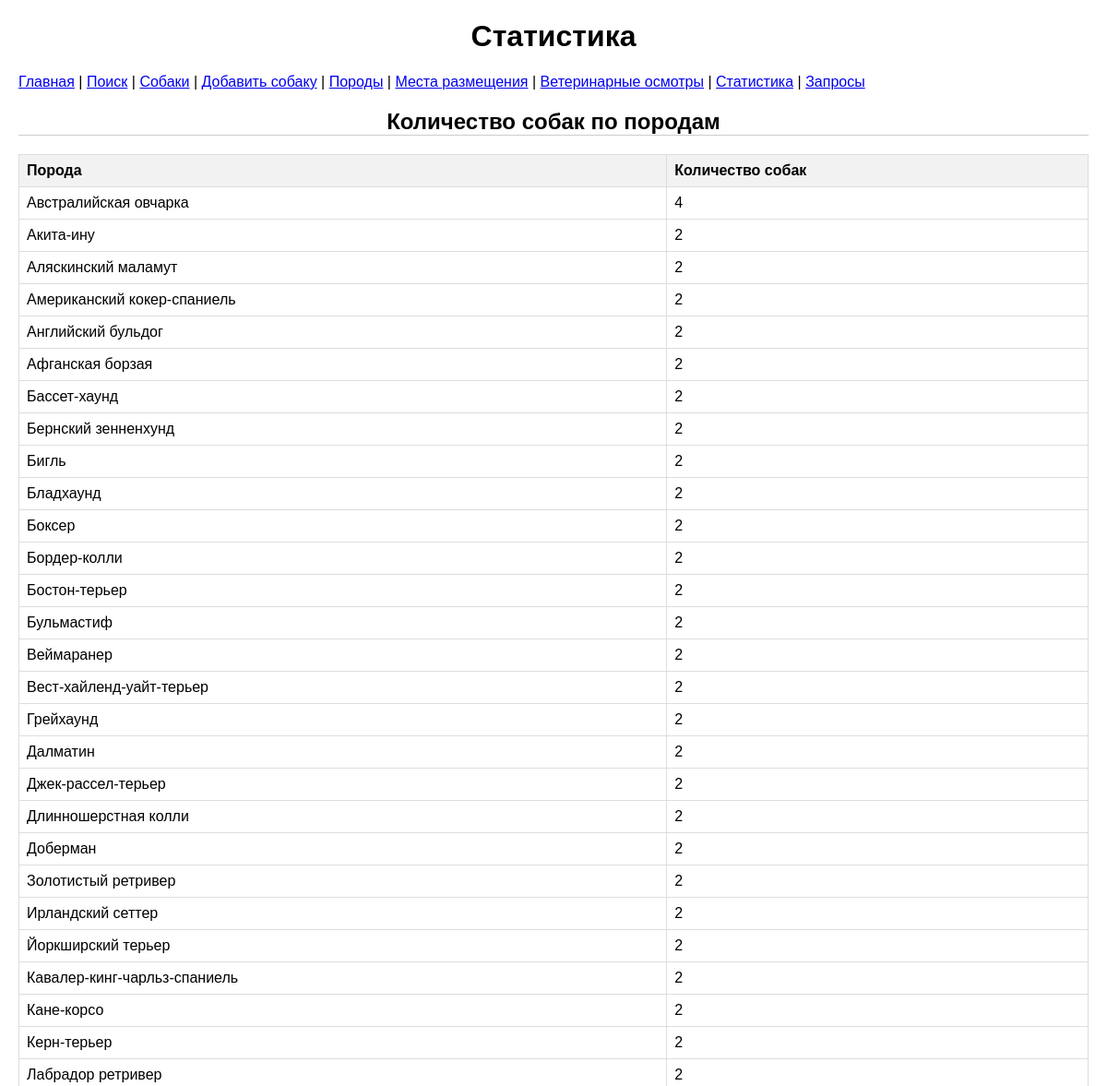
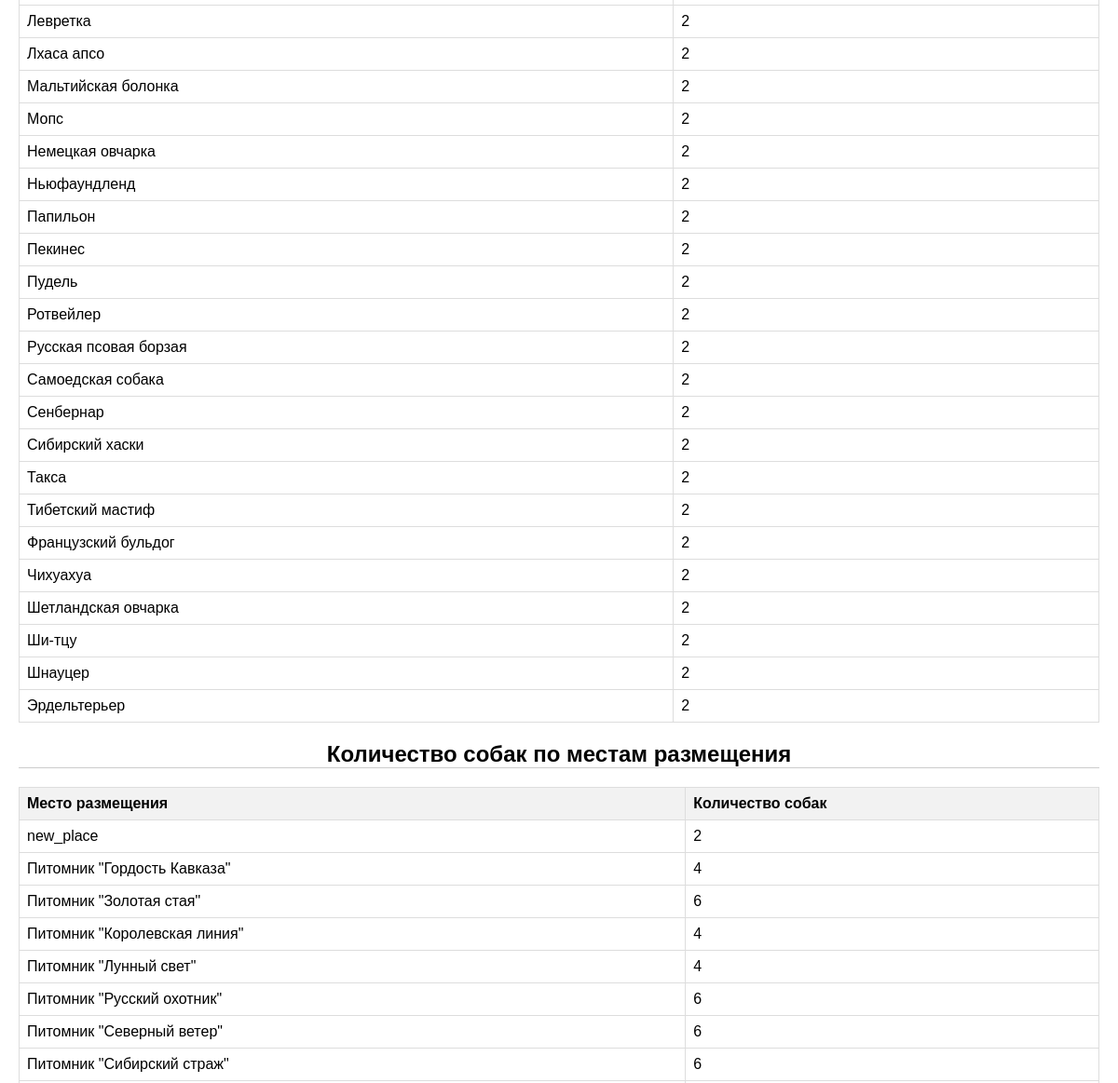
/stats (upper part), run on an earlier commit of the app's database (2 pictures, top to bottom).
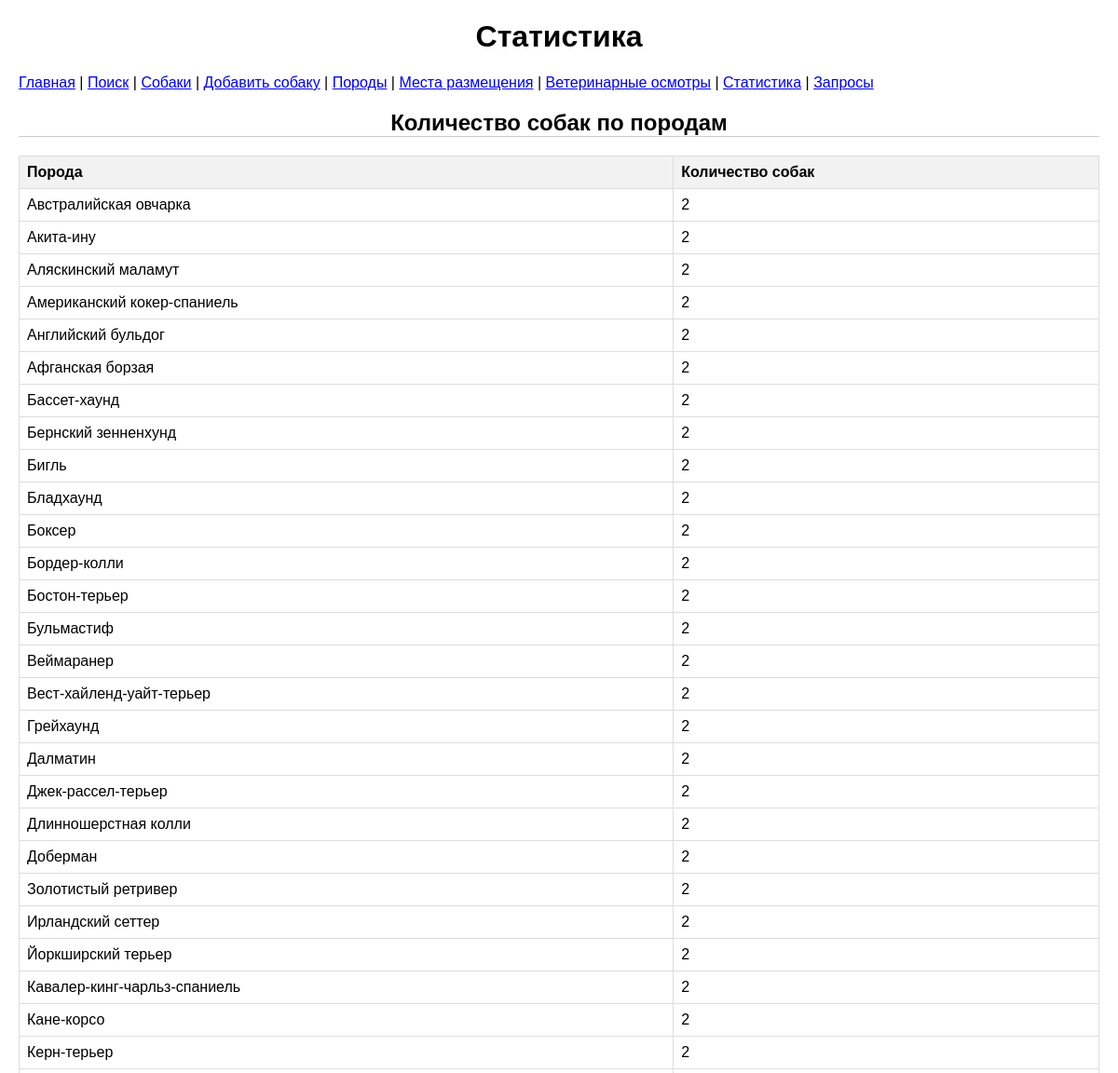
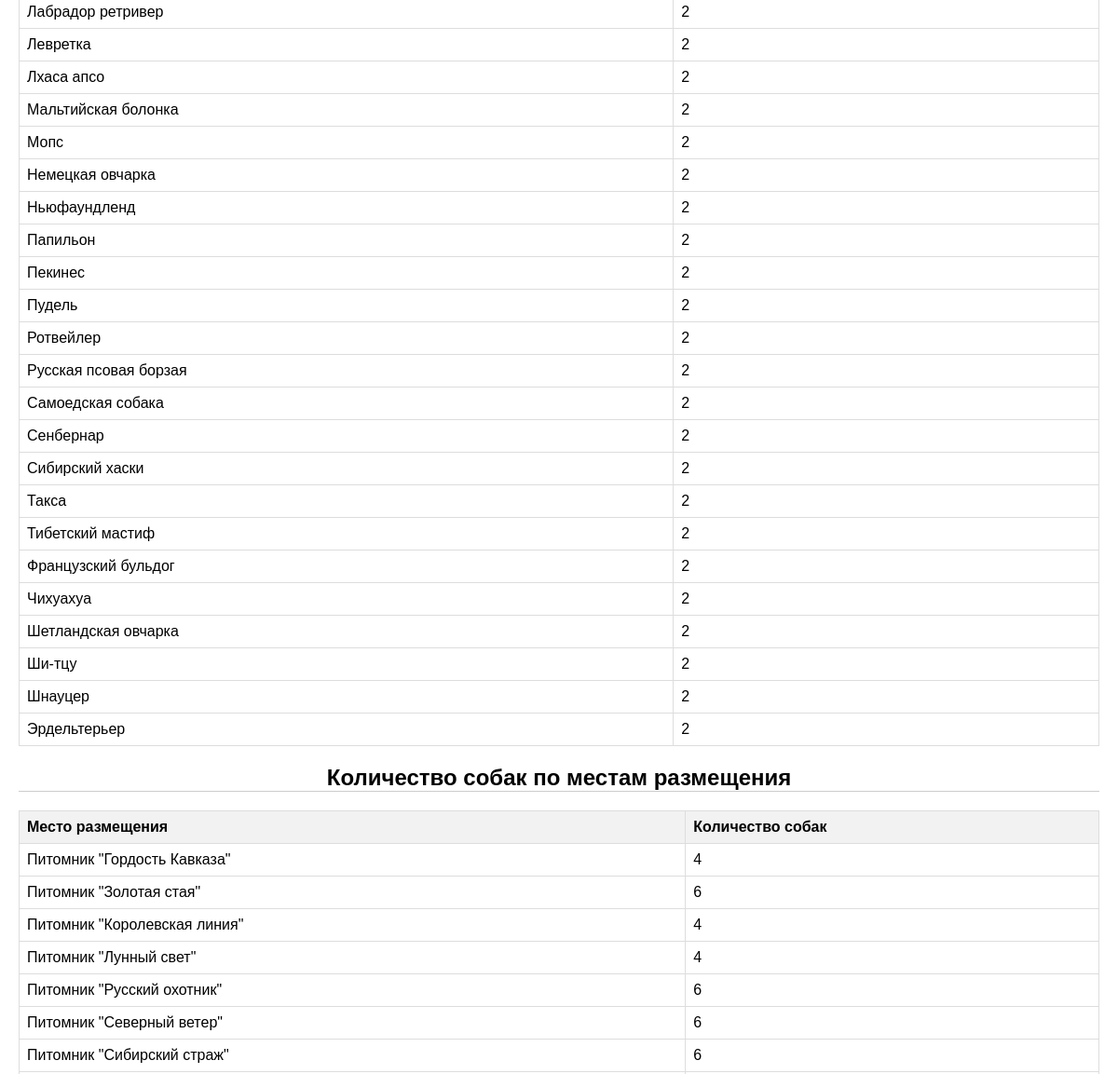
And on a later commit of the database (2 pictures, top to bottom).
### tables this page shows
CREATE TABLE breeds (
    id INTEGER PRIMARY KEY AUTOINCREMENT,
    breed_name VARCHAR(100) NOT NULL,
    breed_group VARCHAR(50),
    origin_country VARCHAR(50),
    average_lifes INTEGER,
    typical_use VARCHAR(100),
    common_health_issues VARCHAR(200),
    recommended_vaccinations VARCHAR(200),
    veterinary_care VARCHAR(50),
    average_weight_male FLOAT,
    average_weight_female FLOAT,
    trainability_level VARCHAR(50),
    recommended_training_age INTEGER,
    common_behavioral_issues VARCHAR(200),
    preferred_training_methods VARCHAR(200),
    typical_learning_period INTEGER
);

CREATE TABLE locations (
    id INTEGER PRIMARY KEY AUTOINCREMENT,
    location_name VARCHAR(100) NOT NULL,
    location_type VARCHAR(50),
    address VARCHAR(200),
    contact_info VARCHAR(100),
    price FLOAT,
    availability INTEGER,
    website VARCHAR(200)
);

### flask_app.py (the view)
@app.route('/stats')
def stats():
    with get_db_connection() as conn:
        by_breed = conn.execute("""
            SELECT b.breed_name, COUNT(d.id) AS dog_count
            FROM dogs d
            JOIN breeds b ON d.breeds_id = b.id
            GROUP BY b.breed_name
        """).fetchall()
        by_location = conn.execute("""
            SELECT l.location_name, COUNT(d.id) AS dog_count
            FROM dogs d
            JOIN locations l ON d.location_id = l.id
            GROUP BY l.location_name
        """).fetchall()
    return render_template('stats.html', by_breed=by_breed, by_location=by_location)

### flask_app.py (called while the page is built)
def get_db_connection():
    conn = sqlite3.connect(DB_PATH, timeout=10)
    conn.row_factory = sqlite3.Row
    return conn

### templates/stats.html (shortened to what this page needs)
<!DOCTYPE html>
<html lang="ru">
<head>
    <link rel="stylesheet" href="{{ url_for('static', filename='style.css') }}">
</head>
<body>
    <h1>Статистика</h1>
    <nav>
        <a href="/">Главная</a> |
        <a href="/search">Поиск</a> |
        <a href="/view">Собаки</a> |
        <a href="/add">Добавить собаку</a> |
        <a href="/breeds">Породы</a> |
        <a href="/locations">Места размещения</a> |
        <a href="/vet_examinations">Ветеринарные осмотры</a> |
        <a href="/stats">Статистика</a> |
        <a href="/queries">Запросы</a>
    </nav>
    <h2>Количество собак по породам</h2>
    <table>
        <tr><th>Порода</th><th>Количество собак</th></tr>
        {% for item in by_breed %}
        <tr><td>{{ item['breed_name'] }}</td><td>{{ item['dog_count'] }}</td></tr>
        {% endfor %}
    </table>
    <h2>Количество собак по местам размещения</h2>
    <table>
        <tr><th>Место размещения</th><th>Количество собак</th></tr>
        {% for item in by_location %}
        <tr><td>{{ item['location_name'] }}</td><td>{{ item['dog_count'] }}</td></tr>
        {% endfor %}
    </table>
</body>
</html>

What changed in the data, as far as the page shows it:
removed locations: location_name "new_place", dog_count "2"
computed for breeds "Австралийская овчарка": dog_count "4" → "2"
